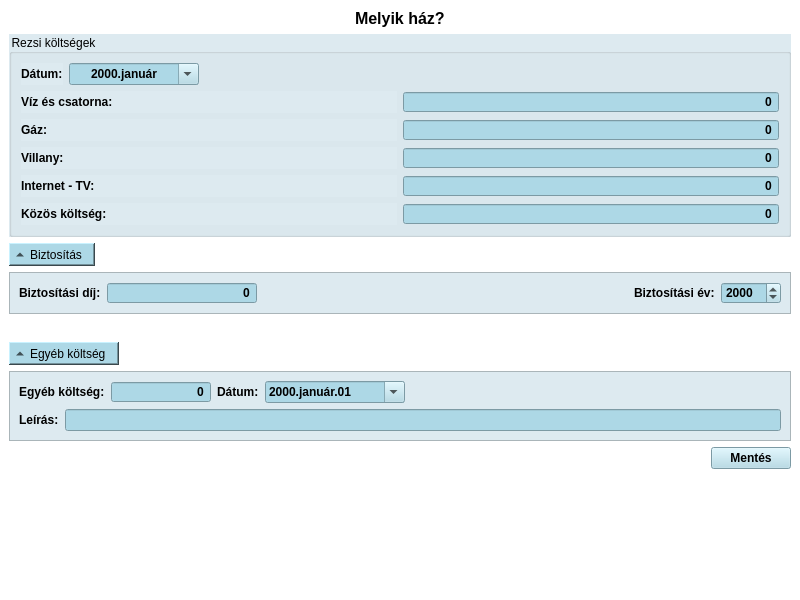
<?xml version="1.0" encoding="UTF-8"?>
<ui version="4.0">
 <class>ActivityHouse</class>
 <widget class="QMainWindow" name="ActivityHouse">
  <property name="geometry">
   <rect>
    <x>0</x>
    <y>0</y>
    <width>800</width>
    <height>600</height>
   </rect>
  </property>
  <property name="sizePolicy">
   <sizepolicy hsizetype="Preferred" vsizetype="Preferred">
    <horstretch>0</horstretch>
    <verstretch>0</verstretch>
   </sizepolicy>
  </property>
  <property name="windowTitle">
   <string>MainWindow</string>
  </property>
  <property name="styleSheet">
   <string notr="true">background-color: white;</string>
  </property>
  <widget class="QWidget" name="centralwidget">
   <layout class="QVBoxLayout" name="verticalLayout_7">
    <item alignment="Qt::AlignHCenter">
     <widget class="QLabel" name="labelAddress">
      <property name="font">
       <font>
        <pointsize>12</pointsize>
        <bold>true</bold>
       </font>
      </property>
      <property name="text">
       <string>Melyik ház?</string>
      </property>
     </widget>
    </item>
    <item>
     <widget class="QGroupBox" name="groupBoxBills">
      <property name="styleSheet">
       <string notr="true">background-color: rgb(221, 234, 240);
</string>
      </property>
      <property name="title">
       <string>Rezsi költségek</string>
      </property>
      <layout class="QVBoxLayout" name="verticalLayout">
       <item>
        <layout class="QHBoxLayout" name="horizontalLayout_7">
         <item>
          <widget class="QLabel" name="labelDate">
           <property name="font">
            <font>
             <bold>true</bold>
            </font>
           </property>
           <property name="text">
            <string>Dátum:</string>
           </property>
          </widget>
         </item>
         <item>
          <widget class="QDateEdit" name="dateEdit">
           <property name="minimumSize">
            <size>
             <width>130</width>
             <height>0</height>
            </size>
           </property>
           <property name="font">
            <font>
             <bold>true</bold>
            </font>
           </property>
           <property name="styleSheet">
            <string notr="true">background-color: rgb(173, 216, 230);</string>
           </property>
           <property name="locale">
            <locale language="Hungarian" country="Hungary"/>
           </property>
           <property name="alignment">
            <set>Qt::AlignCenter</set>
           </property>
           <property name="readOnly">
            <bool>false</bool>
           </property>
           <property name="buttonSymbols">
            <enum>QAbstractSpinBox::NoButtons</enum>
           </property>
           <property name="displayFormat">
            <string>yyyy.MMMM</string>
           </property>
           <property name="calendarPopup">
            <bool>true</bool>
           </property>
          </widget>
         </item>
         <item>
          <spacer name="horizontalSpacer">
           <property name="orientation">
            <enum>Qt::Horizontal</enum>
           </property>
           <property name="sizeHint" stdset="0">
            <size>
             <width>40</width>
             <height>20</height>
            </size>
           </property>
          </spacer>
         </item>
        </layout>
       </item>
       <item>
        <layout class="QHBoxLayout" name="horizontalLayout">
         <item>
          <widget class="QLabel" name="labelWaterBill">
           <property name="font">
            <font>
             <bold>true</bold>
            </font>
           </property>
           <property name="text">
            <string>Víz és csatorna:</string>
           </property>
          </widget>
         </item>
         <item>
          <widget class="CurrencySpinBox" name="spinBoxWaterBill">
           <property name="font">
            <font>
             <bold>true</bold>
            </font>
           </property>
           <property name="styleSheet">
            <string notr="true">background-color: rgb(173, 216, 230);</string>
           </property>
           <property name="alignment">
            <set>Qt::AlignRight|Qt::AlignTrailing|Qt::AlignVCenter</set>
           </property>
           <property name="buttonSymbols">
            <enum>QAbstractSpinBox::NoButtons</enum>
           </property>
           <property name="maximum">
            <number>999999999</number>
           </property>
          </widget>
         </item>
        </layout>
       </item>
       <item>
        <layout class="QHBoxLayout" name="horizontalLayout_2">
         <item>
          <widget class="QLabel" name="labelGasBill">
           <property name="font">
            <font>
             <bold>true</bold>
            </font>
           </property>
           <property name="text">
            <string>Gáz:</string>
           </property>
          </widget>
         </item>
         <item>
          <widget class="CurrencySpinBox" name="spinBoxGasBill">
           <property name="font">
            <font>
             <bold>true</bold>
            </font>
           </property>
           <property name="styleSheet">
            <string notr="true">background-color: rgb(173, 216, 230);</string>
           </property>
           <property name="alignment">
            <set>Qt::AlignRight|Qt::AlignTrailing|Qt::AlignVCenter</set>
           </property>
           <property name="buttonSymbols">
            <enum>QAbstractSpinBox::NoButtons</enum>
           </property>
           <property name="maximum">
            <number>999999999</number>
           </property>
          </widget>
         </item>
        </layout>
       </item>
       <item>
        <layout class="QHBoxLayout" name="horizontalLayout_3">
         <item>
          <widget class="QLabel" name="labelElectricityBill">
           <property name="font">
            <font>
             <bold>true</bold>
            </font>
           </property>
           <property name="text">
            <string>Villany:</string>
           </property>
          </widget>
         </item>
         <item>
          <widget class="CurrencySpinBox" name="spinBoxElectricityBill">
           <property name="font">
            <font>
             <bold>true</bold>
            </font>
           </property>
           <property name="styleSheet">
            <string notr="true">background-color: rgb(173, 216, 230);</string>
           </property>
           <property name="alignment">
            <set>Qt::AlignRight|Qt::AlignTrailing|Qt::AlignVCenter</set>
           </property>
           <property name="buttonSymbols">
            <enum>QAbstractSpinBox::NoButtons</enum>
           </property>
           <property name="maximum">
            <number>999999999</number>
           </property>
          </widget>
         </item>
        </layout>
       </item>
       <item>
        <layout class="QHBoxLayout" name="horizontalLayout_4">
         <item>
          <widget class="QLabel" name="labelInternetBill">
           <property name="font">
            <font>
             <bold>true</bold>
            </font>
           </property>
           <property name="text">
            <string>Internet - TV:</string>
           </property>
          </widget>
         </item>
         <item>
          <widget class="CurrencySpinBox" name="spinBoxInternetBill">
           <property name="font">
            <font>
             <bold>true</bold>
            </font>
           </property>
           <property name="styleSheet">
            <string notr="true">background-color: rgb(173, 216, 230);</string>
           </property>
           <property name="alignment">
            <set>Qt::AlignRight|Qt::AlignTrailing|Qt::AlignVCenter</set>
           </property>
           <property name="buttonSymbols">
            <enum>QAbstractSpinBox::NoButtons</enum>
           </property>
           <property name="maximum">
            <number>999999999</number>
           </property>
          </widget>
         </item>
        </layout>
       </item>
       <item>
        <layout class="QHBoxLayout" name="horizontalLayout_5">
         <item>
          <widget class="QLabel" name="labelCommonBill">
           <property name="font">
            <font>
             <bold>true</bold>
            </font>
           </property>
           <property name="text">
            <string>Közös költség:</string>
           </property>
          </widget>
         </item>
         <item>
          <widget class="CurrencySpinBox" name="spinBoxCommonBill">
           <property name="font">
            <font>
             <bold>true</bold>
            </font>
           </property>
           <property name="styleSheet">
            <string notr="true">background-color: rgb(173, 216, 230);</string>
           </property>
           <property name="alignment">
            <set>Qt::AlignRight|Qt::AlignTrailing|Qt::AlignVCenter</set>
           </property>
           <property name="buttonSymbols">
            <enum>QAbstractSpinBox::NoButtons</enum>
           </property>
           <property name="maximum">
            <number>999999999</number>
           </property>
          </widget>
         </item>
        </layout>
       </item>
      </layout>
     </widget>
    </item>
    <item>
     <layout class="QVBoxLayout" name="verticalLayout_3">
      <item>
       <widget class="QToolButton" name="toolButtonInsurance">
        <property name="styleSheet">
         <string notr="true">background-color: rgb(173, 216, 230);</string>
        </property>
        <property name="text">
         <string>Biztosítás</string>
        </property>
        <property name="toolButtonStyle">
         <enum>Qt::ToolButtonTextBesideIcon</enum>
        </property>
        <property name="arrowType">
         <enum>Qt::UpArrow</enum>
        </property>
       </widget>
      </item>
      <item>
       <widget class="QFrame" name="frameInsurance">
        <property name="styleSheet">
         <string notr="true">background-color: rgb(221, 234, 240);
</string>
        </property>
        <property name="frameShape">
         <enum>QFrame::StyledPanel</enum>
        </property>
        <property name="frameShadow">
         <enum>QFrame::Raised</enum>
        </property>
        <layout class="QVBoxLayout" name="verticalLayout_2">
         <item>
          <layout class="QHBoxLayout" name="horizontalLayout_6">
           <item>
            <widget class="QLabel" name="labelInsurance">
             <property name="font">
              <font>
               <bold>true</bold>
              </font>
             </property>
             <property name="text">
              <string>Biztosítási díj:</string>
             </property>
            </widget>
           </item>
           <item>
            <widget class="CurrencySpinBox" name="spinBoxInsurance">
             <property name="minimumSize">
              <size>
               <width>150</width>
               <height>0</height>
              </size>
             </property>
             <property name="font">
              <font>
               <bold>true</bold>
              </font>
             </property>
             <property name="styleSheet">
              <string notr="true">background-color: rgb(173, 216, 230);</string>
             </property>
             <property name="alignment">
              <set>Qt::AlignRight|Qt::AlignTrailing|Qt::AlignVCenter</set>
             </property>
             <property name="buttonSymbols">
              <enum>QAbstractSpinBox::NoButtons</enum>
             </property>
             <property name="maximum">
              <number>999999999</number>
             </property>
            </widget>
           </item>
           <item>
            <spacer name="horizontalSpacer_3">
             <property name="orientation">
              <enum>Qt::Horizontal</enum>
             </property>
             <property name="sizeHint" stdset="0">
              <size>
               <width>40</width>
               <height>20</height>
              </size>
             </property>
            </spacer>
           </item>
           <item>
            <widget class="QLabel" name="labelInsuranceYear">
             <property name="font">
              <font>
               <bold>true</bold>
              </font>
             </property>
             <property name="text">
              <string>Biztosítási év:</string>
             </property>
            </widget>
           </item>
           <item>
            <widget class="QDateEdit" name="dateEditInsurance">
             <property name="minimumSize">
              <size>
               <width>60</width>
               <height>0</height>
              </size>
             </property>
             <property name="font">
              <font>
               <bold>true</bold>
              </font>
             </property>
             <property name="styleSheet">
              <string notr="true">background-color: rgb(173, 216, 230);</string>
             </property>
             <property name="displayFormat">
              <string>yyyy</string>
             </property>
            </widget>
           </item>
          </layout>
         </item>
        </layout>
       </widget>
      </item>
     </layout>
    </item>
    <item>
     <spacer name="verticalSpacer_2">
      <property name="orientation">
       <enum>Qt::Vertical</enum>
      </property>
      <property name="sizeType">
       <enum>QSizePolicy::Preferred</enum>
      </property>
      <property name="sizeHint" stdset="0">
       <size>
        <width>20</width>
        <height>22</height>
       </size>
      </property>
     </spacer>
    </item>
    <item>
     <layout class="QVBoxLayout" name="verticalLayout_6">
      <item>
       <widget class="QToolButton" name="toolButtonOther">
        <property name="styleSheet">
         <string notr="true">background-color: rgb(173, 216, 230);</string>
        </property>
        <property name="text">
         <string>Egyéb költség</string>
        </property>
        <property name="toolButtonStyle">
         <enum>Qt::ToolButtonTextBesideIcon</enum>
        </property>
        <property name="arrowType">
         <enum>Qt::UpArrow</enum>
        </property>
       </widget>
      </item>
      <item>
       <widget class="QFrame" name="frameOther">
        <property name="styleSheet">
         <string notr="true">background-color: rgb(221, 234, 240);
</string>
        </property>
        <property name="frameShape">
         <enum>QFrame::StyledPanel</enum>
        </property>
        <property name="frameShadow">
         <enum>QFrame::Raised</enum>
        </property>
        <layout class="QVBoxLayout" name="verticalLayout_5">
         <item>
          <layout class="QVBoxLayout" name="verticalLayout_4">
           <item>
            <layout class="QHBoxLayout" name="horizontalLayout_8">
             <item>
              <widget class="QLabel" name="labelOtherCost">
               <property name="font">
                <font>
                 <bold>true</bold>
                </font>
               </property>
               <property name="text">
                <string>Egyéb költség:</string>
               </property>
              </widget>
             </item>
             <item>
              <widget class="CurrencySpinBox" name="spinBoxOtherCost">
               <property name="minimumSize">
                <size>
                 <width>100</width>
                 <height>0</height>
                </size>
               </property>
               <property name="font">
                <font>
                 <bold>true</bold>
                </font>
               </property>
               <property name="styleSheet">
                <string notr="true">background-color: rgb(173, 216, 230);</string>
               </property>
               <property name="alignment">
                <set>Qt::AlignRight|Qt::AlignTrailing|Qt::AlignVCenter</set>
               </property>
               <property name="buttonSymbols">
                <enum>QAbstractSpinBox::NoButtons</enum>
               </property>
               <property name="maximum">
                <number>999999999</number>
               </property>
              </widget>
             </item>
             <item>
              <widget class="QLabel" name="labelOtherDate">
               <property name="font">
                <font>
                 <bold>true</bold>
                </font>
               </property>
               <property name="text">
                <string>Dátum:</string>
               </property>
              </widget>
             </item>
             <item>
              <widget class="QDateEdit" name="dateEditOtherCost">
               <property name="font">
                <font>
                 <bold>true</bold>
                </font>
               </property>
               <property name="styleSheet">
                <string notr="true">background-color: rgb(173, 216, 230);</string>
               </property>
               <property name="locale">
                <locale language="Hungarian" country="Hungary"/>
               </property>
               <property name="displayFormat">
                <string>yyyy.MMMM.dd</string>
               </property>
               <property name="calendarPopup">
                <bool>true</bool>
               </property>
              </widget>
             </item>
             <item>
              <spacer name="horizontalSpacer_2">
               <property name="orientation">
                <enum>Qt::Horizontal</enum>
               </property>
               <property name="sizeHint" stdset="0">
                <size>
                 <width>40</width>
                 <height>20</height>
                </size>
               </property>
              </spacer>
             </item>
            </layout>
           </item>
           <item>
            <layout class="QHBoxLayout" name="horizontalLayout_9">
             <item>
              <widget class="QLabel" name="labelComment">
               <property name="font">
                <font>
                 <bold>true</bold>
                </font>
               </property>
               <property name="text">
                <string>Leírás:</string>
               </property>
              </widget>
             </item>
             <item>
              <widget class="QLineEdit" name="lineEditComment">
               <property name="font">
                <font>
                 <bold>true</bold>
                </font>
               </property>
               <property name="styleSheet">
                <string notr="true">background-color: rgb(173, 216, 230);</string>
               </property>
              </widget>
             </item>
            </layout>
           </item>
          </layout>
         </item>
        </layout>
       </widget>
      </item>
     </layout>
    </item>
    <item alignment="Qt::AlignRight">
     <widget class="QPushButton" name="pushButtonSave">
      <property name="font">
       <font>
        <family>Segoe UI</family>
        <pointsize>9</pointsize>
        <italic>false</italic>
        <bold>true</bold>
       </font>
      </property>
      <property name="styleSheet">
       <string notr="true">background-color: rgb(173, 216, 230);
font: 700 9pt &quot;Segoe UI&quot;;</string>
      </property>
      <property name="text">
       <string>Mentés</string>
      </property>
     </widget>
    </item>
    <item>
     <spacer name="verticalSpacer">
      <property name="orientation">
       <enum>Qt::Vertical</enum>
      </property>
      <property name="sizeHint" stdset="0">
       <size>
        <width>20</width>
        <height>40</height>
       </size>
      </property>
     </spacer>
    </item>
   </layout>
  </widget>
 </widget>
 <customwidgets>
  <customwidget>
   <class>CurrencySpinBox</class>
   <extends>QSpinBox</extends>
   <header>c:/Users/Dani/Qt-source/FamilyFinancies/FamilyFinancies/currencyspinbox.h</header>
  </customwidget>
 </customwidgets>
 <resources/>
 <connections/>
</ui>
